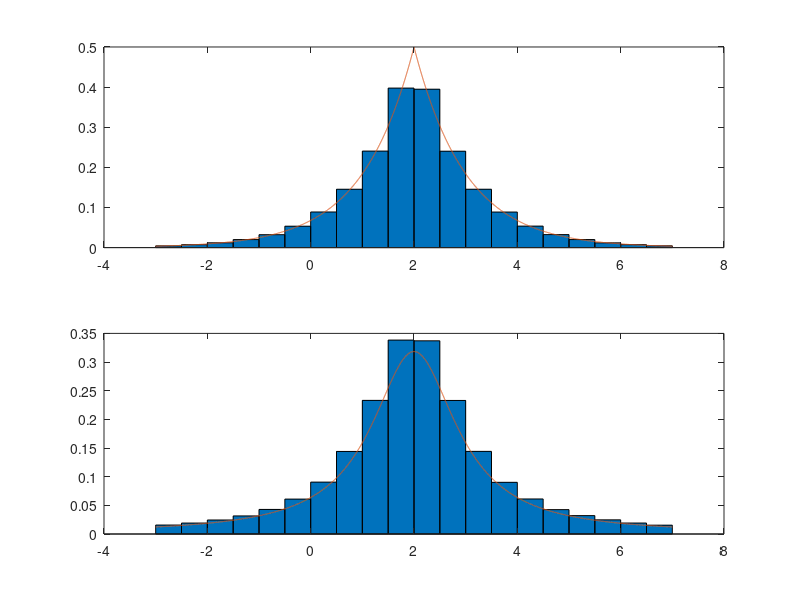

Write MATLAB code to recreate this figure.
clear;
N = 1000000;
mean = 2;

% Generate C - Laplace variable
b = 1;
uni_vars = -0.5 + 1 .* rand(N, 1);
laplace_vars = mean - b*sign(uni_vars).*log(1-2*abs(uni_vars));
laplace_vars = laplace_vars(laplace_vars >= -3);
laplace_vars = laplace_vars(laplace_vars <= 7);
% Generate D - Cauchy variable C(2,1)
variance = 1;
std_dev = sqrt(variance);

X = std_dev*(randn(N,1));
Y = std_dev*(randn(N,1));
cauchy_vars = mean + X ./ Y;

% Histograms
x_axis = -2.75:0.5:6.75;
%% C variable histogram
c_hist = hist(laplace_vars, 20);
c_hist = c_hist/(0.5*sum(c_hist));

%% D variable histogram
cauchy_vars = cauchy_vars(cauchy_vars <= 7);
cauchy_vars = cauchy_vars(cauchy_vars >= -3);
d_hist = hist(cauchy_vars, 20);
d_hist = d_hist/(sum(d_hist)*0.5);

% Calculate expected PDFs
x = -3:0.001:7;

%% Laplace pdf
laplace_pdf = 1/(2*b) * exp(-1 * (abs(x-mean)/b));

% Cauchy pdf
a = 2;
b = 1;

cauchy_pdf = b/pi ./ (b^2 + (x-a).^2);

%% Plot results
subplot(2,1,1);
bar(x_axis, c_hist, 1.0);
hold on;
plot(x, laplace_pdf);
hold off;

subplot(2,1,2);
bar(x_axis, d_hist, 1.0);
hold on;
plot(x, cauchy_pdf);
hold off;